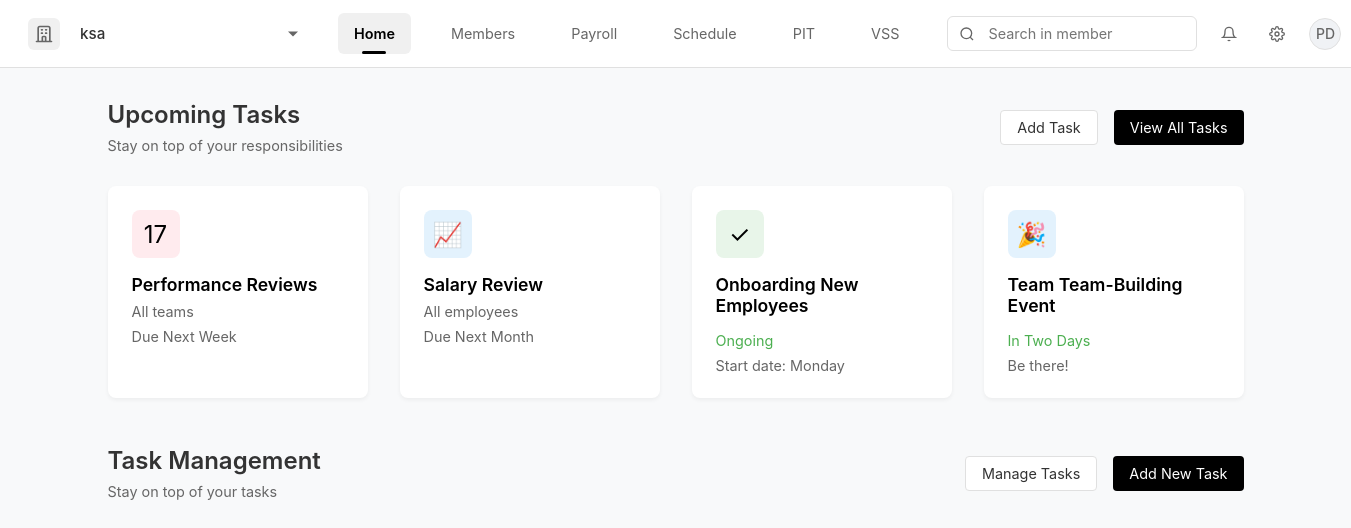
Screenshot of / (signed in) with the database file from the repository.
### app.py (models this page shows, shortened)
class Organization(db.Model):
    id = db.Column(db.Integer, primary_key=True)
    name = db.Column(db.String(120), nullable=False)
    industry = db.Column(db.String(80))
    size = db.Column(db.String(50))
    location = db.Column(db.String(120))
    logo_url = db.Column(db.String(255))
    created_at = db.Column(db.DateTime, default=datetime.utcnow)
    users = db.relationship('User', backref='org', lazy=True)

class User(db.Model):
    id = db.Column(db.Integer, primary_key=True)
    email = db.Column(db.String(120), unique=True, nullable=False)
    password = db.Column(db.String(80), nullable=False)
    first_name = db.Column(db.String(80))
    last_name = db.Column(db.String(80))
    preferred_name = db.Column(db.String(80))
    date_of_birth = db.Column(db.String(20))
    citizenship = db.Column(db.String(80))
    phone = db.Column(db.String(20))
    tax_residence = db.Column(db.String(80))
    department = db.Column(db.String(80))
    job_title = db.Column(db.String(80))
    seniority_level = db.Column(db.String(80))
    created_at = db.Column(db.DateTime, default=datetime.utcnow)
    profile_completed = db.Column(db.Boolean, default=False)
    organization_id = db.Column(db.Integer, db.ForeignKey('organization.id'))
    organization = db.relationship('Organization')
    avatar_url = db.Column(db.String(255))
    reset_token = db.Column(db.String(100), unique=True)
    reset_token_expiry = db.Column(db.DateTime)

### app.py (the view)
@app.route('/')
def home():
    print("Accessing home route")
    if 'user_id' not in session:
        print("No user_id in session, redirecting to login")
        return redirect('/login')
    user = User.query.get(session['user_id'])
    print("User is logged in, serving home.html")
    return render_template('home.html', user=user)

### app.py (called while the page is built)
@app.context_processor
def inject_organization():
    if 'user_id' in session:
        user = User.query.get(session['user_id'])
        if user and user.organization_id:
            organization = Organization.query.get(user.organization_id)
            return {'organization': organization}
    return {'organization': None}

### templates/home.html (shortened to what this page needs)
{% extends "base.html" %}
{% block content %}
<div class="container">
    <div class="upcoming-tasks">
        <div class="section-header">
            <div>
                <h2 class="section-title">Upcoming Tasks</h2>
                <p class="section-subtitle">Stay on top of your responsibilities</p>
            </div>
            <div class="button-group">
                <button class="btn btn-outline">Add Task</button>
                <button class="btn btn-dark">View All Tasks</button>
            </div>
        </div>
        <div class="cards-grid">
            <div class="card">
                <div class="card-icon red">
                    <span style="font-size: 1.5rem;">17</span>
                </div>
                <h3 class="card-title">Performance Reviews</h3>
                <p class="card-subtitle">All teams</p>
                <p class="task-date">Due Next Week</p>
            </div>
            <div class="card">
                <div class="card-icon blue">
                    <span style="font-size: 1.5rem;">📈</span>
                </div>
                <h3 class="card-title">Salary Review</h3>
                <p class="card-subtitle">All employees</p>
                <p class="task-date">Due Next Month</p>
            </div>
            <div class="card">
                <div class="card-icon green">
                    <span style="font-size: 1.5rem;">✓</span>
                </div>
                <h3 class="card-title">Onboarding New Employees</h3>
                <p class="task-status">Ongoing</p>
                <p class="task-date">Start date: Monday</p>
            </div>
            <div class="card">
                <div class="card-icon blue">
                    <span style="font-size: 1.5rem;">🎉</span>
                </div>
                <h3 class="card-title">Team Team-Building Event</h3>
                <p class="task-status">In Two Days</p>
                <p class="task-date">Be there!</p>
            </div>
        </div>
    </div>
    <div class="task-management">
        <div class="section-header">
            <div>
                <h2 class="section-title">Task Management</h2>
                <p class="section-subtitle">Stay on top of your tasks</p>
            </div>
            <div class="button-group">
                <button class="btn btn-outline">Manage Tasks</button>
                <button class="btn btn-dark">Add New Task</button>
            </div>
        </div>
    </div>
</div>
{% endblock %}

### templates/base.html (shortened to what this page needs)
<!DOCTYPE html>
<html lang="en">
<head>
    <link rel="stylesheet" href="https://cdn.jsdelivr.net/npm/flatpickr/dist/flatpickr.min.css">
</head>
<body>
    {% if not hide_navbar %}
    <nav class="navbar">
        <div class="company-section">
            <div class="company-logo">
                <svg xmlns="http://www.w3.org/2000/svg" fill="none" viewBox="0 0 24 24" stroke="currentColor">
                    <path stroke-linecap="round" stroke-linejoin="round" stroke-width="2" d="M19 21V5a2 2 0 00-2-2H7a2 2 0 00-2 2v16m14 0h2m-2 0h-5m-9 0H3m2 0h5M9 7h1m-1 4h1m4-4h1m-1 4h1m-5 10v-5a1 1 0 011-1h2a1 1 0 011 1v5m-4 0h4" />
                </svg>
            </div>
            <select class="company-select" onchange="if(this.value === 'add') window.location.href='/organization/setup';">
                <option value="{{ organization.id if organization else '' }}">{{ organization.name if organization else 'Select organization' }}</option>
            </select>
        </div>
        <div class="nav-links">
            <a href="/" class="nav-link {% if request.path == '/' %}active{% endif %}">Home</a>
            <a href="#" class="nav-link {% if request.path == '/members' %}active{% endif %}">Members</a>
            <a href="#" class="nav-link {% if request.path == '/payroll' %}active{% endif %}">Payroll</a>
            <a href="#" class="nav-link {% if request.path == '/schedule' %}active{% endif %}">Schedule</a>
            <a href="#" class="nav-link {% if request.path == '/pit' %}active{% endif %}">PIT</a>
            <a href="#" class="nav-link {% if request.path == '/vss' %}active{% endif %}">VSS</a>
        </div>
        <div class="search-section">
            <div class="search-bar-wrapper">
                <div class="search-icon">
                    <svg viewBox="0 0 24 24" fill="none" stroke="currentColor" stroke-width="2">
                        <circle cx="11" cy="11" r="8"></circle>
                        <path d="M21 21l-4.35-4.35"></path>
                    </svg>
                </div>
                <input type="text" class="search-bar" placeholder="Search in member">
            </div>
            <div class="user-profile">
                <div class="notification-icon">
                    <svg viewBox="0 0 24 24" fill="none" stroke="currentColor" stroke-width="2">
                        <path d="M18 8A6 6 0 0 0 6 8c0 7-3 9-3 9h18s-3-2-3-9"></path>
                        <path d="M13.73 21a2 2 0 0 1-3.46 0"></path>
                    </svg>
                </div>
                <a href="/settings" class="settings-icon">
                </a>
                <div class="profile-pic" id="profileButton">
                    {% if user and user.avatar_url %}
                        <img src="{{ user.avatar_url }}" alt="Profile" style="width: 100%; height: 100%; object-fit: cover;">
                    {% else %}
                        <div class="avatar-initials">
                            {% if user %}
                                {% if user.preferred_name %}
                                    {{ user.preferred_name[0].upper() }}
                                {% elif user.first_name and user.last_name %}
                                    {{ (user.first_name[0] + user.last_name[0]).upper() }}
                                {% elif user.first_name %}
                                    {{ user.first_name[0].upper() }}
                                {% elif user.email %}
                                    {{ user.email[0].upper() }}
                                {% else %}
                                    U
                                {% endif %}
                            {% else %}
                                G
                            {% endif %}
                        </div>
                    {% endif %}
                </div>
            </div>
        </div>
    </nav>
    {% endif %}
    {% block content %}{% endblock %}
</body>
</html>

### templates/base.html (style rules this page uses)
* { margin: 0; padding: 0; box-sizing: border-box; font-family: -apple-system, BlinkMacSystemFont, 'Segoe UI', Roboto, Oxygen, Ubuntu, Cantarell, sans-serif; }
body { background-color: #f8f9fa; min-height: 100vh; }
.navbar { background: white; padding: 0.75rem 1.5rem; border-bottom: 1px solid #e0e0e0; display: flex; align-items: center; gap: 2rem; position: sticky; top: 0; z-index: 100; }
.company-section { display: flex; align-items: center; gap: 0.75rem; padding: 0.25rem; position: relative; cursor: pointer; border-radius: 6px; transition: all 0.2s; }
.company-logo { width: 32px; height: 32px; display: flex; align-items: center; justify-content: center; background-color: #f0f0f0; border-radius: 6px; }
.company-logo svg { width: 20px; height: 20px; color: #666; }
.company-select { appearance: none; -webkit-appearance: none; -moz-appearance: none; background: transparent; border: none; padding: 0.5rem; padding-right: 1.5rem; font-size: 0.95rem; color: #333; cursor: pointer; min-width: 200px; font-weight: 500; }
.company-section::after { content: ''; position: absolute; right: 0.5rem; top: 50%; transform: translateY(-50%); width: 0; height: 0; border-left: 5px solid transparent; border-right: 5px solid transparent; border-top: 5px solid #666; }
select option { padding: 0.75rem 1rem; font-size: 0.95rem; }
.nav-links { display: flex; gap: 1.5rem; align-items: center; }
.nav-link { color: #666; text-decoration: none; font-size: 0.9rem; padding: 0.75rem 1rem; border-radius: 6px; transition: all 0.2s; position: relative; }
.nav-link.active { color: #000; font-weight: 600; background-color: #f0f0f0; }
.nav-link.active::after { content: ''; position: absolute; bottom: 0; left: 50%; transform: translateX(-50%); width: 24px; height: 3px; background-color: #000; border-radius: 2px; }
.search-section { margin-left: auto; display: flex; align-items: center; gap: 1rem; }
.search-bar-wrapper { position: relative; display: flex; align-items: center; }
.search-bar { padding: 0.5rem 1rem; padding-left: 2.5rem; border: 1px solid #e0e0e0; border-radius: 6px; width: 250px; font-size: 0.9rem; background: white; }
.search-icon { position: absolute; left: 0.75rem; color: #666; display: flex; align-items: center; justify-content: center; }
.search-icon svg { width: 16px; height: 16px; }
.user-profile { display: flex; align-items: center; gap: 1rem; position: relative; }
.notification-icon, .settings-icon { width: 32px; height: 32px; display: flex; align-items: center; justify-content: center; color: #666; cursor: pointer; padding: 0.5rem; border-radius: 50%; transition: all 0.2s; }
.notification-icon svg, .settings-icon svg { width: 20px; height: 20px; }
.profile-pic { width: 32px; height: 32px; border-radius: 50%; cursor: pointer; overflow: hidden; border: 1px solid #e0e0e0; background-color: #f0f2f5; display: flex; align-items: center; justify-content: center; }
.avatar-initials { font-size: 0.875rem; color: #666; font-weight: 500; display: flex; align-items: center; justify-content: center; width: 100%; height: 100%; text-transform: uppercase; }

### templates/home.html (style rules this page uses)
.container { max-width: 1200px; margin: 2rem auto; padding: 0 2rem; }
.upcoming-tasks { margin-bottom: 3rem; }
.section-header { display: flex; justify-content: space-between; align-items: center; margin-bottom: 1.5rem; }
.section-title { font-size: 1.5rem; font-weight: 600; color: #333; }
.section-subtitle { color: #666; font-size: 0.9rem; margin-top: 0.5rem; }
.button-group { display: flex; gap: 1rem; }
.btn { padding: 0.5rem 1rem; border-radius: 4px; font-size: 0.9rem; cursor: pointer; transition: all 0.3s; }
.btn-outline { border: 1px solid #e0e0e0; background: white; color: #333; }
.btn-dark { background: #000; color: white; border: none; }
.cards-grid { display: grid; grid-template-columns: repeat(auto-fit, minmax(250px, 1fr)); gap: 2rem; margin-top: 2rem; }
.card { background: white; border-radius: 8px; padding: 1.5rem; box-shadow: 0 2px 4px rgba(0,0,0,0.05); }
.card-icon { width: 48px; height: 48px; border-radius: 8px; margin-bottom: 1rem; display: flex; align-items: center; justify-content: center; }
.card-icon.red { background: #ffebee; }
.card-icon.blue { background: #e3f2fd; }
.card-icon.green { background: #e8f5e9; }
.card-title { font-size: 1.1rem; font-weight: 600; margin-bottom: 0.5rem; }
.card-subtitle { color: #666; font-size: 0.9rem; }
.task-status { margin-top: 1rem; font-size: 0.9rem; color: #4caf50; }
.task-date { margin-top: 0.5rem; font-size: 0.9rem; color: #666; }

### rows the page displays
Organization: name "ksa"
User: (user.first_name[0]+user.last_name[0]).upper() "PD"
